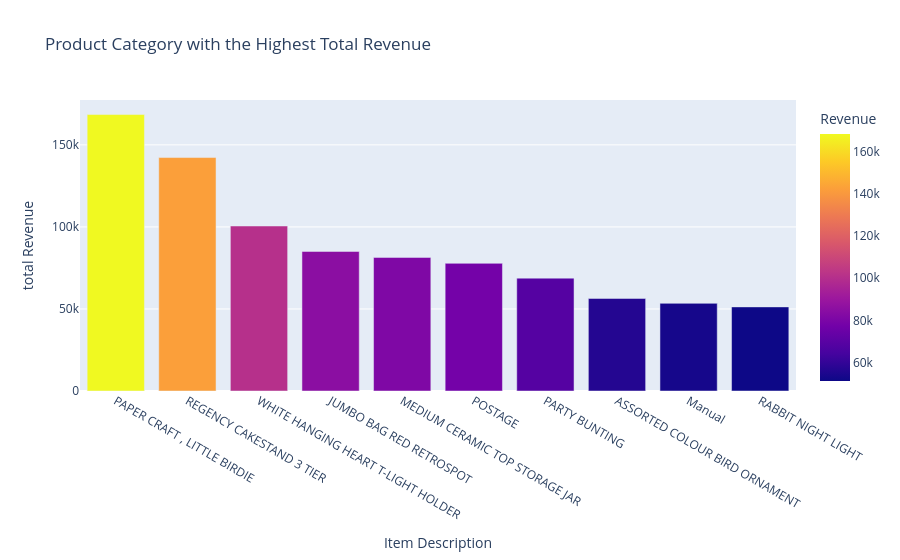

The cell this chart's notebook holds for it:
### Code cell
#Product categories with the highest total revenue # using Plotly bar plot
# Group by Product catergories and calculate total Revenue
most_items_revenue = df.groupby(['Description'])['Revenue'].sum().reset_index()
most_items_revenue = most_items_revenue.sort_values(by=["Revenue"], ascending=False)

 # using Plotly bar plot
fig = px.bar(most_items_revenue.head(10), x='Description', y='Revenue', color='Revenue', title="Product Category with the Highest Total Revenue",)
fig.update_xaxes(title="Item Description")
fig.update_yaxes(title="total Revenue")
fig.show()

### Figure 1 — Plotly figure (JSON) as saved in the notebook; plotly's stock layout.template omitted (floating-point values rounded to 4 significant figures)
{"data": [{"alignmentgroup": "True", "hovertemplate": "Description=%{x}<br>Revenue=%{marker.color}<extra></extra>", "legendgroup": "", "marker": {"color": [168500.0, 142300.0, 100500.0, 85040.0, 81420.0, 77800.0, 68790.0, 56410.0, 53420.0, 51250.0], "coloraxis": "coloraxis", "pattern": {"shape": ""}}, "name": "", "offsetgroup": "", "orientation": "v", "showlegend": false, "textposition": "auto", "type": "bar", "x": ["PAPER CRAFT , LITTLE BIRDIE", "REGENCY CAKESTAND 3 TIER", "WHITE HANGING HEART T-LIGHT HOLDER", "JUMBO BAG RED RETROSPOT", "MEDIUM CERAMIC TOP STORAGE JAR", "POSTAGE", "PARTY BUNTING", "ASSORTED COLOUR BIRD ORNAMENT", "Manual", "RABBIT NIGHT LIGHT"], "xaxis": "x", "y": [168500.0, 142300.0, 100500.0, 85040.0, 81420.0, 77800.0, 68790.0, 56410.0, 53420.0, 51250.0], "yaxis": "y"}], "layout": {"autosize": true, "barmode": "relative", "coloraxis": {"colorbar": {"title": {"text": "Revenue"}}, "colorscale": [[0, "#0d0887"], [0.1111, "#46039f"], [0.2222, "#7201a8"], [0.3333, "#9c179e"], [0.4444, "#bd3786"], [0.5556, "#d8576b"], [0.6667, "#ed7953"], [0.7778, "#fb9f3a"], [0.8889, "#fdca26"], [1, "#f0f921"]]}, "legend": {"tracegroupgap": 0}, "title": {"text": "Product Category with the Highest Total Revenue"}, "xaxis": {"anchor": "y", "autorange": true, "domain": [0, 1], "range": [-0.5, 9.5], "title": {"text": "Item Description"}, "type": "category"}, "yaxis": {"anchor": "x", "autorange": true, "domain": [0, 1], "range": [0, 177300.0], "title": {"text": "total Revenue"}, "type": "linear"}}}
